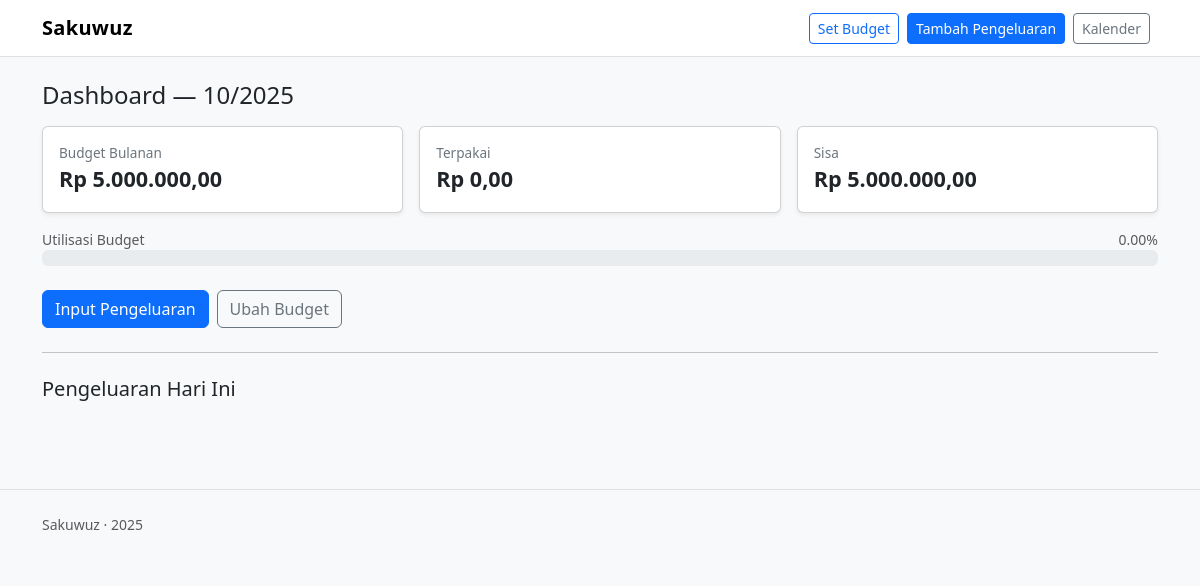
Page / (signed in) on the earlier database version.
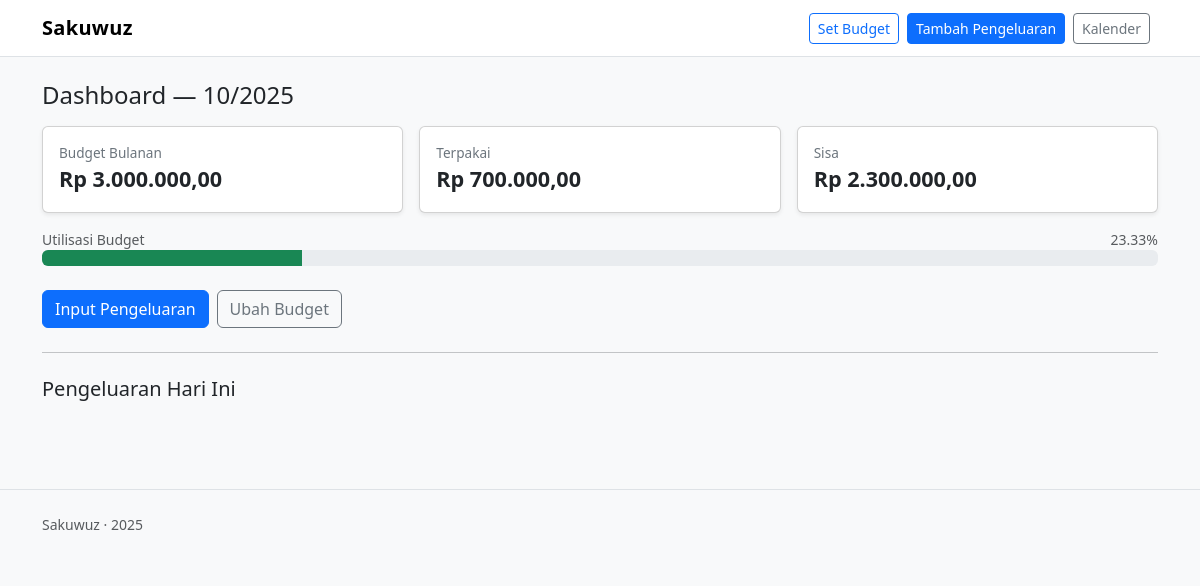
Same page on the later database version.
### apps/budgets/models.py (models this page shows, shortened)
class Budget(models.Model):
    user = models.ForeignKey(User, on_delete=models.CASCADE)
    month = models.IntegerField()  # 1-12
    year = models.IntegerField()
    nominal_max = models.DecimalField(max_digits=12, decimal_places=2)
    sisa = models.DecimalField(max_digits=12, decimal_places=2, default=0)

### apps/budgets/views.py (the view)
# urls.py: path("", dashboard_view, name="dashboard"),
@login_required(login_url="/admin/login/")  # sementara pakai admin login
def dashboard_view(request):
    month, year = _active_period()
    budget = Budget.objects.filter(user=request.user, month=month, year=year).first()
    total_terpakai = 0
    expenses_today = []
    if budget:
        total_terpakai = Expense.objects.filter(budget=budget).aggregate(total=Sum("nominal"))["total"] or 0
    expenses_today = Expense.objects.filter(
        budget=budget, tanggal=timezone.localdate()
    ).order_by("-waktu_input")
    sisa = (budget.nominal_max - total_terpakai) if budget else None
    percent = 0
    if budget and budget.nominal_max > 0:
        percent = min(100, round((total_terpakai / budget.nominal_max) * 100, 2))
    over = sisa is not None and sisa < 0
    context = {
    "budget": budget,
    "total_terpakai": total_terpakai,
    "sisa": sisa,
    "percent": percent,
    "over": over,
    "expenses_today": expenses_today,
    "month": month, "year": year,
    }
    if over:
        messages.error(request, "Tolong jangan terlalu boros — Anda sudah melebihi batas pengeluaran bulanan.")
    return render(request, "dashboard.html", context)

### apps/budgets/views.py (called while the page is built)
def _active_period():
    now = timezone.localdate()
    return now.month, now.year

### apps/core/templatetags/formatting.py (called while the page is built)
@register.filter
def rupiah(value):
    try:
        n = float(value or 0)
    except (TypeError, ValueError):
        n = 0
    parts = f"{n:,.2f}".split(".")
    main = parts[0].replace(",", ".")
    frac = parts[1]
    return f"Rp {main},{frac}"

### templates/dashboard.html (shortened to what this page needs)
{% extends "base.html" %}
{% load humanize %}
{% load formatting %}
{% block content %}
<h4 class="mb-3">Dashboard — {{ month }}/{{ year }}</h4>
{% if budget %}
  <div class="row g-3">
    <div class="col-md-4">
      <div class="card card-stat shadow-sm">
        <div class="card-body">
          <div class="label">Budget Bulanan</div>
          <div class="value">{{ budget.nominal_max|rupiah }}</div>
        </div>
      </div>
    </div>
    <div class="col-md-4">
      <div class="card card-stat shadow-sm">
        <div class="card-body">
          <div class="label">Terpakai</div>
          <div class="value">{{ total_terpakai|rupiah }}</div>
        </div>
      </div>
    </div>
    <div class="col-md-4">
      <div class="card card-stat shadow-sm {% if over %}border-danger{% endif %}">
        <div class="card-body">
          <div class="label">Sisa</div>
          <div class="value {% if over %}text-danger{% endif %}">
            {{ sisa|rupiah }}
          </div>
        </div>
      </div>
    </div>
  </div>
  <div class="mt-3">
    <div class="d-flex justify-content-between">
      <small class="text-muted">Utilisasi Budget</small>
      <small class="text-muted">{{ percent }}%</small>
    </div>
   <div class="progress">
  <div class="progress-bar
      {% if percent >= 100 %}bg-danger
      {% elif percent >= 80 %}bg-warning
      {% else %}bg-success
      {% endif %}"
      style="width: {{ percent }}%"></div>
</div>
  <div class="mt-4 d-flex gap-2">
    <a class="btn btn-primary" href="/expense/add/">Input Pengeluaran</a>
    <a class="btn btn-outline-secondary" href="/budget/set/">Ubah Budget</a>
  </div>
  <hr class="my-4">
  <h5 class="mb-3">Pengeluaran Hari Ini</h5>
{% else %}
  <div class="alert alert-warning shadow-sm">Belum ada budget bulan ini. Silakan set dulu.</div>
  <a class="btn btn-primary" href="/budget/set/">Set Budget</a>
{% endif %}
{% endblock %}

Differences in the rows shown:
changed Budget: nominal_max|rupiah "Rp 5.000.000,00" → "Rp 3.000.000,00"
Other differences:
{{ total_terpakai|rupiah }}: "Rp 0,00" → "Rp 700.000,00"
{{ sisa|rupiah }}: "Rp 5.000.000,00" → "Rp 2.300.000,00"
{{ percent }}: "0.00" → "23.33"
